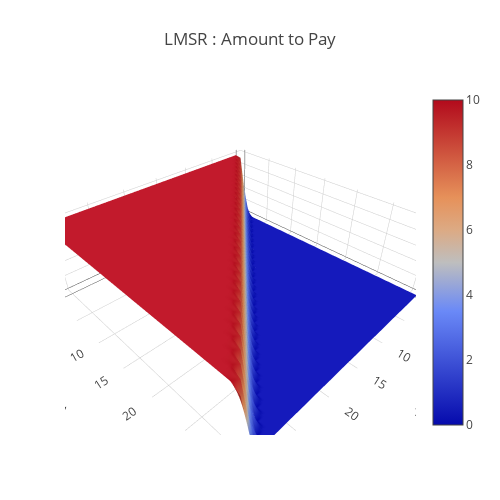

The notebook cell this image was saved under:
### Code cell
b = 1
data = [
    go.Surface(
        z=LMSR(x + buy_amount_x, y, b)  - LMSR(x, y, b)
    )
]
layout = go.Layout(
    title='LMSR : Amount to Pay',
    autosize=False,
    width=500,
    height=500,
    margin=dict(
        l=65,
        r=50,
        b=65,
        t=90
    )
)
fig = go.Figure(data=data, layout=layout)
URL = plotly.offline.iplot(fig, filename='Costfunction-3d-surface.html')

### Figure 1 — Plotly figure (JSON) as saved in the notebook; plotly's stock layout.template omitted (floating-point values rounded to 4 significant figures; data arrays with more than 128 entries replaced by an {"elided": "..."} marker saying what was removed)
{"data": [{"type": "surface", "uid": "9917cfbe-8edb-4e22-82e1-fc4e096381a7", "z": {"elided": "32x32 float values"}}], "layout": {"autosize": false, "height": 500, "margin": {"b": 65, "l": 65, "r": 50, "t": 90}, "title": {"text": "LMSR : Amount to Pay"}, "width": 500}}
